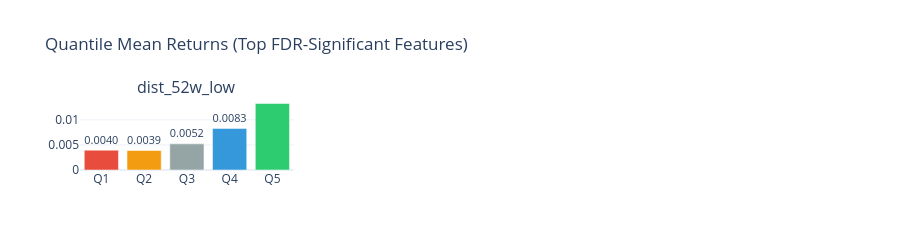

Notebook cell for this chart:
### Code cell
if quantile_spreads:
    n_show = min(6, len(quantile_spreads))
    feats_to_show = list(quantile_spreads.keys())[:n_show]
    n_rows_fig = (n_show + 2) // 3
    fig = make_subplots(rows=n_rows_fig, cols=3, subplot_titles=feats_to_show)
    for idx, feat in enumerate(feats_to_show):
        r, c = divmod(idx, 3)
        q_means = quantile_spreads[feat]["q_means"]
        mono = monotonicity_scores.get(feat, 0)
        fig.add_trace(
            go.Bar(
                x=[f"Q{i + 1}" for i in range(len(q_means))],
                y=q_means,
                marker_color=[
                    "#e74c3c",
                    "#f39c12",
                    "#95a5a6",
                    "#3498db",
                    "#2ecc71",
                ],
                showlegend=False,
                text=[f"{m:.4f}" for m in q_means],
                textposition="outside",
            ),
            row=r + 1,
            col=c + 1,
        )
    fig.update_layout(
        template="plotly_white",
        height=250 * n_rows_fig,
        width=900,
        title_text="Quantile Mean Returns (Top FDR-Significant Features)",
    )
    fig.show()

### Figure 1 — Plotly figure (JSON) as saved in the notebook; plotly's stock layout.template omitted (floating-point values rounded to 4 significant figures)
{"data": [{"marker": {"color": ["#e74c3c", "#f39c12", "#95a5a6", "#3498db", "#2ecc71"]}, "showlegend": false, "text": ["0.0040", "0.0039", "0.0052", "0.0083", "0.0133"], "textposition": "outside", "type": "bar", "x": ["Q1", "Q2", "Q3", "Q4", "Q5"], "xaxis": "x", "y": [0.003958, 0.00389, 0.005215, 0.008298, 0.01326], "yaxis": "y"}], "layout": {"annotations": [{"font": {"size": 16}, "showarrow": false, "text": "dist_52w_low", "x": 0.1444, "xanchor": "center", "xref": "paper", "y": 1.0, "yanchor": "bottom", "yref": "paper"}], "height": 250, "title": {"text": "Quantile Mean Returns (Top FDR-Significant Features)"}, "width": 900, "xaxis": {"anchor": "y", "domain": [0.0, 0.2889]}, "xaxis2": {"anchor": "y2", "domain": [0.3556, 0.6444]}, "xaxis3": {"anchor": "y3", "domain": [0.7111, 1.0]}, "yaxis": {"anchor": "x", "domain": [0.0, 1.0]}, "yaxis2": {"anchor": "x2", "domain": [0.0, 1.0]}, "yaxis3": {"anchor": "x3", "domain": [0.0, 1.0]}}}
